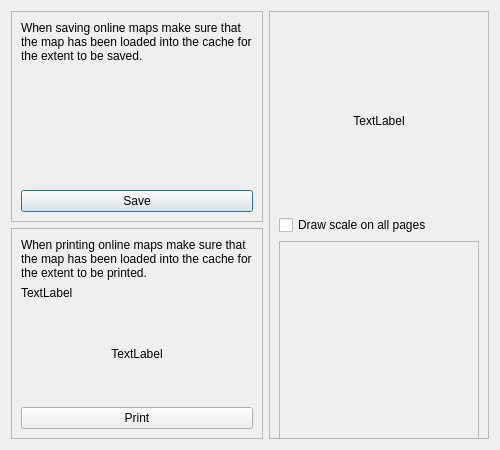
<?xml version="1.0" encoding="UTF-8"?>
<ui version="4.0">
 <class>IPrintDialog</class>
 <widget class="QDialog" name="IPrintDialog">
  <property name="geometry">
   <rect>
    <x>0</x>
    <y>0</y>
    <width>500</width>
    <height>450</height>
   </rect>
  </property>
  <property name="minimumSize">
   <size>
    <width>200</width>
    <height>200</height>
   </size>
  </property>
  <property name="windowTitle">
   <string>Print map...</string>
  </property>
  <layout class="QHBoxLayout" name="horizontalLayout">
   <item>
    <layout class="QVBoxLayout" name="verticalLayout_2">
     <item>
      <widget class="QFrame" name="frameImage">
       <property name="frameShape">
        <enum>QFrame::StyledPanel</enum>
       </property>
       <property name="frameShadow">
        <enum>QFrame::Raised</enum>
       </property>
       <layout class="QVBoxLayout" name="verticalLayout_4">
        <item>
         <widget class="QLabel" name="label_2">
          <property name="text">
           <string>When saving online maps make sure that the map has been loaded into the cache for the extent to be saved.</string>
          </property>
          <property name="wordWrap">
           <bool>true</bool>
          </property>
         </widget>
        </item>
        <item>
         <spacer name="verticalSpacer">
          <property name="orientation">
           <enum>Qt::Vertical</enum>
          </property>
          <property name="sizeHint" stdset="0">
           <size>
            <width>20</width>
            <height>40</height>
           </size>
          </property>
         </spacer>
        </item>
        <item>
         <widget class="QPushButton" name="pushSave">
          <property name="text">
           <string>Save</string>
          </property>
         </widget>
        </item>
       </layout>
      </widget>
     </item>
     <item>
      <widget class="QFrame" name="framePrint">
       <property name="frameShape">
        <enum>QFrame::StyledPanel</enum>
       </property>
       <property name="frameShadow">
        <enum>QFrame::Raised</enum>
       </property>
       <layout class="QVBoxLayout" name="verticalLayout_3">
        <item>
         <widget class="QLabel" name="label">
          <property name="text">
           <string>When printing online maps make sure that the map has been loaded into the cache for the extent to be printed.</string>
          </property>
          <property name="wordWrap">
           <bool>true</bool>
          </property>
         </widget>
        </item>
        <item>
         <widget class="QLabel" name="labelPagesText">
          <property name="text">
           <string>TextLabel</string>
          </property>
         </widget>
        </item>
        <item>
         <widget class="QLabel" name="labelPages">
          <property name="sizePolicy">
           <sizepolicy hsizetype="MinimumExpanding" vsizetype="MinimumExpanding">
            <horstretch>0</horstretch>
            <verstretch>0</verstretch>
           </sizepolicy>
          </property>
          <property name="text">
           <string>TextLabel</string>
          </property>
          <property name="alignment">
           <set>Qt::AlignCenter</set>
          </property>
         </widget>
        </item>
        <item>
         <widget class="QPushButton" name="pushPrint">
          <property name="sizePolicy">
           <sizepolicy hsizetype="MinimumExpanding" vsizetype="Fixed">
            <horstretch>0</horstretch>
            <verstretch>0</verstretch>
           </sizepolicy>
          </property>
          <property name="text">
           <string>Print</string>
          </property>
         </widget>
        </item>
       </layout>
      </widget>
     </item>
    </layout>
   </item>
   <item>
    <widget class="QFrame" name="frame">
     <property name="frameShape">
      <enum>QFrame::StyledPanel</enum>
     </property>
     <property name="frameShadow">
      <enum>QFrame::Raised</enum>
     </property>
     <layout class="QVBoxLayout" name="verticalLayout">
      <item>
       <widget class="QLabel" name="labelMapInfo">
        <property name="minimumSize">
         <size>
          <width>200</width>
          <height>200</height>
         </size>
        </property>
        <property name="maximumSize">
         <size>
          <width>200</width>
          <height>16777215</height>
         </size>
        </property>
        <property name="text">
         <string>TextLabel</string>
        </property>
        <property name="alignment">
         <set>Qt::AlignCenter</set>
        </property>
        <property name="wordWrap">
         <bool>true</bool>
        </property>
       </widget>
      </item>
      <item>
       <widget class="QCheckBox" name="checkScaleOnAll">
        <property name="text">
         <string>Draw scale on all pages</string>
        </property>
       </widget>
      </item>
      <item>
       <widget class="QFrame" name="frameCanvas">
        <property name="minimumSize">
         <size>
          <width>200</width>
          <height>200</height>
         </size>
        </property>
        <property name="maximumSize">
         <size>
          <width>200</width>
          <height>200</height>
         </size>
        </property>
        <property name="frameShape">
         <enum>QFrame::StyledPanel</enum>
        </property>
        <property name="frameShadow">
         <enum>QFrame::Raised</enum>
        </property>
       </widget>
      </item>
     </layout>
    </widget>
   </item>
  </layout>
 </widget>
 <resources/>
 <connections/>
</ui>
